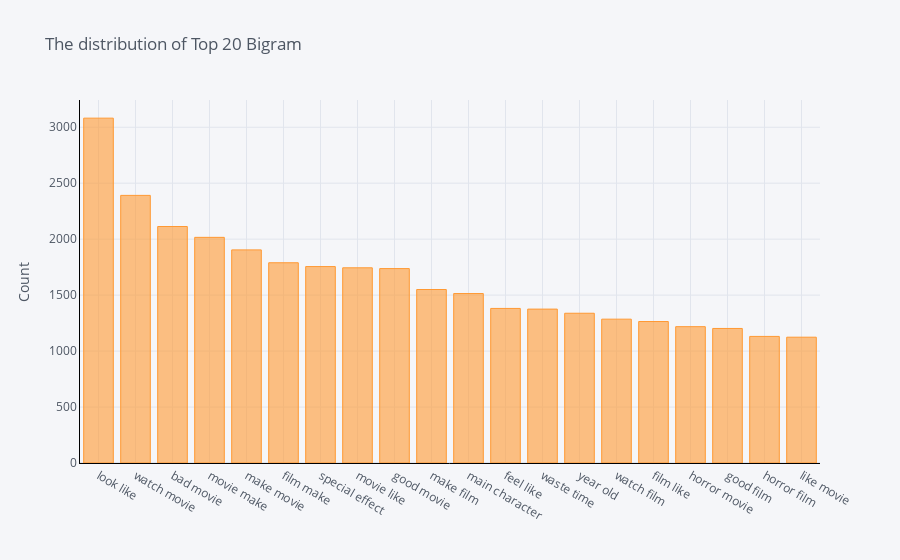

Notebook code for this chart:
### Code cell
df2 = pd.DataFrame(common_words, columns = ['Bigram Text', 'Count'])
df2
df2.groupby('Bigram Text').sum()['Count'].sort_values(ascending=False).iplot(kind='bar', yTitle='Count', linecolor='black', title='The distribution of Top 20 Bigram')

### Figure 1 — Plotly figure (JSON) as saved in the notebook; plotly's stock layout.template omitted (floating-point values rounded to 4 significant figures)
{"data": [{"marker": {"color": "rgba(255, 153, 51, 0.6)", "line": {"color": "rgba(255, 153, 51, 1.0)", "width": 1}}, "name": "Count", "orientation": "v", "text": "", "x": ["look like", "watch movie", "bad movie", "movie make", "make movie", "film make", "special effect", "movie like", "good movie", "make film", "main character", "feel like", "waste time", "year old", "watch film", "film like", "horror movie", "good film", "horror film", "like movie"], "y": [3081, 2391, 2113, 2016, 1904, 1789, 1755, 1744, 1737, 1550, 1514, 1381, 1375, 1338, 1285, 1264, 1218, 1202, 1131, 1124], "type": "bar"}], "layout": {"legend": {"bgcolor": "#F5F6F9", "font": {"color": "#4D5663"}}, "paper_bgcolor": "#F5F6F9", "plot_bgcolor": "#F5F6F9", "title": {"font": {"color": "#4D5663"}, "text": "The distribution of Top 20 Bigram"}, "xaxis": {"gridcolor": "#E1E5ED", "linecolor": "black", "showgrid": true, "tickfont": {"color": "#4D5663"}, "title": {"font": {"color": "#4D5663"}, "text": ""}, "zerolinecolor": "#E1E5ED"}, "yaxis": {"gridcolor": "#E1E5ED", "linecolor": "black", "showgrid": true, "tickfont": {"color": "#4D5663"}, "title": {"font": {"color": "#4D5663"}, "text": "Count"}, "zerolinecolor": "#E1E5ED"}}}
